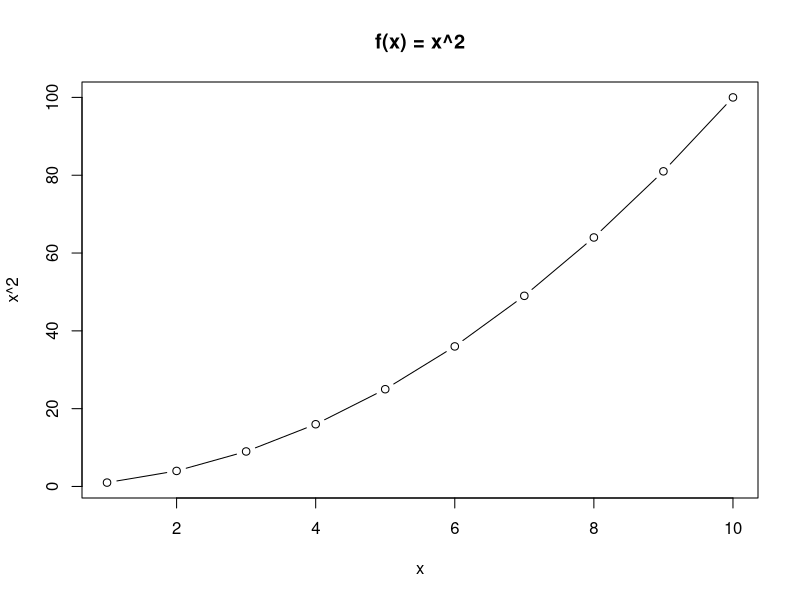
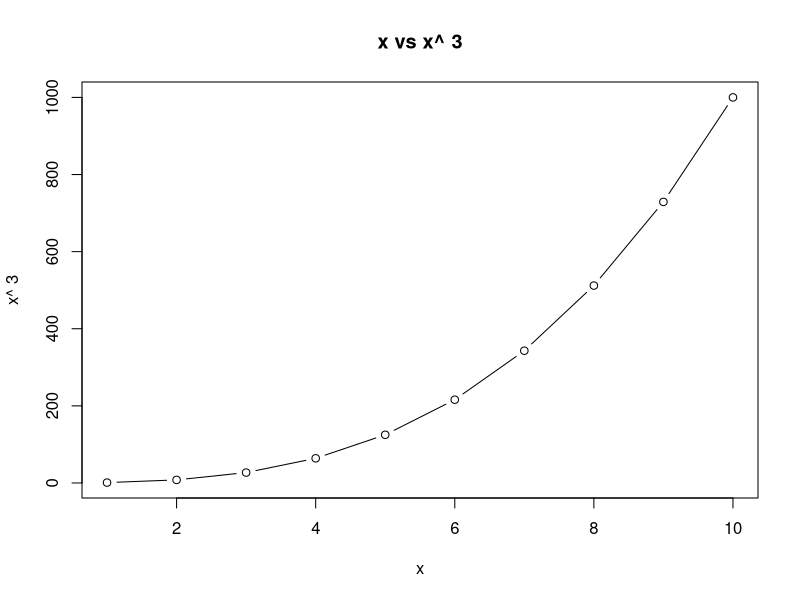

Write R code to recreate these figures, in order.
# (a) 编写Power()函数，计算2的3次方
Power <- function() {
  result <- 2^3
  print(result)
}
Power()

# (b) 创建Power2()函数，计算x的a次方
Power2 <- function(x, a) {
  result <- x^a
  print(result)
}

# (c) 使用Power2()计算10^3, 8^7, 131^3
Power2(10, 3)
Power2(8, 7)
Power2(131, 3)

# (d) 创建Power3()函数，返回计算结果
Power3 <- function(x, a) {
  result <- x^a
  return(result)
}

# (e) 使用Power3()绘制f(x)=x^2的图像
x_values <- 1:10
y_values <- Power3(x_values, 2)
plot(x_values, y_values, type = "b", main = "f(x) = x^2", xlab = "x", ylab = "x^2")

# (f) 创建PlotPower()函数，绘制x与x^a的关系图像
PlotPower <- function(x_range, a) {
  x_values <- x_range
  y_values <- Power3(x_values, a)
  plot(x_values, y_values, type = "b", main = paste("x vs x^", a), xlab = "x", ylab = paste("x^", a))
}

# 调用PlotPower函数
PlotPower(1:10, 3)